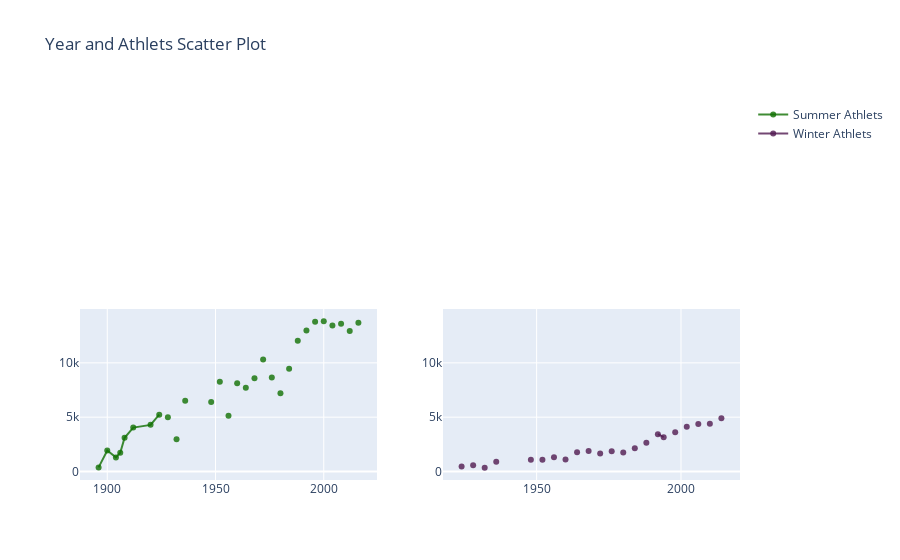

Notebook source saved alongside this figure:
### Code cell
#4.
import plotly.graph_objs as go
# Creating trace1
trace1 = go.Scatter(
                    x = participants.Year.where(participants["Season"]=='Summer'),
                    y = participants.Athlets,
                    mode = "lines+markers",
                    name = "Summer Athlets",
                    marker = dict(color = 'rgba(16, 112, 2, 0.8)'),
                    #text= df.participants)
                                          )
# Creating trace2
trace2 = go.Scatter(
                    x = participants.Year.where(participants["Season"]=='Winter'),
                    y = participants.Athlets,
                    xaxis='x2',
                    yaxis='y2',
                    mode = "lines+markers",
                    name = "Winter Athlets",
                    marker = dict(color = 'rgba(80, 26, 80, 0.8)'),
                    #text= participants)
                                       )
data = [trace1, trace2]
layout = go.Layout(
    xaxis=dict(
        domain=[0, 0.45]
    ),
    yaxis=dict(
        domain=[0, 0.45]
    ),
    xaxis2=dict(
        domain=[0.55, 1]
    ),
    yaxis2=dict(
        domain=[0, 0.45],
        anchor='x2'
    ),
    title = 'Year and Athlets Scatter Plot'
)
fig = dict(data = data, layout = layout)
iplot(fig)

### Figure 1 — Plotly figure (JSON) as saved in the notebook; plotly's stock layout.template omitted (floating-point values rounded to 4 significant figures)
{"data": [{"marker": {"color": "rgba(16, 112, 2, 0.8)"}, "mode": "lines+markers", "name": "Summer Athlets", "type": "scatter", "x": [1896.0, 1900.0, 1904.0, 1906.0, 1908.0, 1912.0, 1920.0, 1924.0, null, 1928.0, null, 1932.0, null, 1936.0, null, 1948.0, null, 1952.0, null, 1956.0, null, 1960.0, null, 1964.0, null, 1968.0, null, 1972.0, null, 1976.0, null, 1980.0, null, 1984.0, null, 1988.0, null, 1992.0, null, null, 1996.0, null, 2000.0, null, 2004.0, null, 2008.0, null, 2012.0, null, 2016.0], "y": [380, 1936, 1301, 1733, 3101, 4040, 4292, 5233, 460, 4992, 582, 2969, 352, 6506, 895, 6405, 1075, 8270, 1088, 5127, 1307, 8119, 1116, 7702, 1778, 8588, 1891, 10304, 1655, 8641, 1861, 7191, 1746, 9454, 2134, 12037, 2639, 12977, 3436, 3160, 13780, 3605, 13821, 4109, 13443, 4382, 13602, 4402, 12920, 4891, 13688]}, {"marker": {"color": "rgba(80, 26, 80, 0.8)"}, "mode": "lines+markers", "name": "Winter Athlets", "type": "scatter", "x": [null, null, null, null, null, null, null, null, 1924.0, null, 1928.0, null, 1932.0, null, 1936.0, null, 1948.0, null, 1952.0, null, 1956.0, null, 1960.0, null, 1964.0, null, 1968.0, null, 1972.0, null, 1976.0, null, 1980.0, null, 1984.0, null, 1988.0, null, 1992.0, 1994.0, null, 1998.0, null, 2002.0, null, 2006.0, null, 2010.0, null, 2014.0, null], "xaxis": "x2", "y": [380, 1936, 1301, 1733, 3101, 4040, 4292, 5233, 460, 4992, 582, 2969, 352, 6506, 895, 6405, 1075, 8270, 1088, 5127, 1307, 8119, 1116, 7702, 1778, 8588, 1891, 10304, 1655, 8641, 1861, 7191, 1746, 9454, 2134, 12037, 2639, 12977, 3436, 3160, 13780, 3605, 13821, 4109, 13443, 4382, 13602, 4402, 12920, 4891, 13688], "yaxis": "y2"}], "layout": {"title": {"text": "Year and Athlets Scatter Plot"}, "xaxis": {"domain": [0, 0.45]}, "xaxis2": {"domain": [0.55, 1]}, "yaxis": {"domain": [0, 0.45]}, "yaxis2": {"anchor": "x2", "domain": [0, 0.45]}}}
